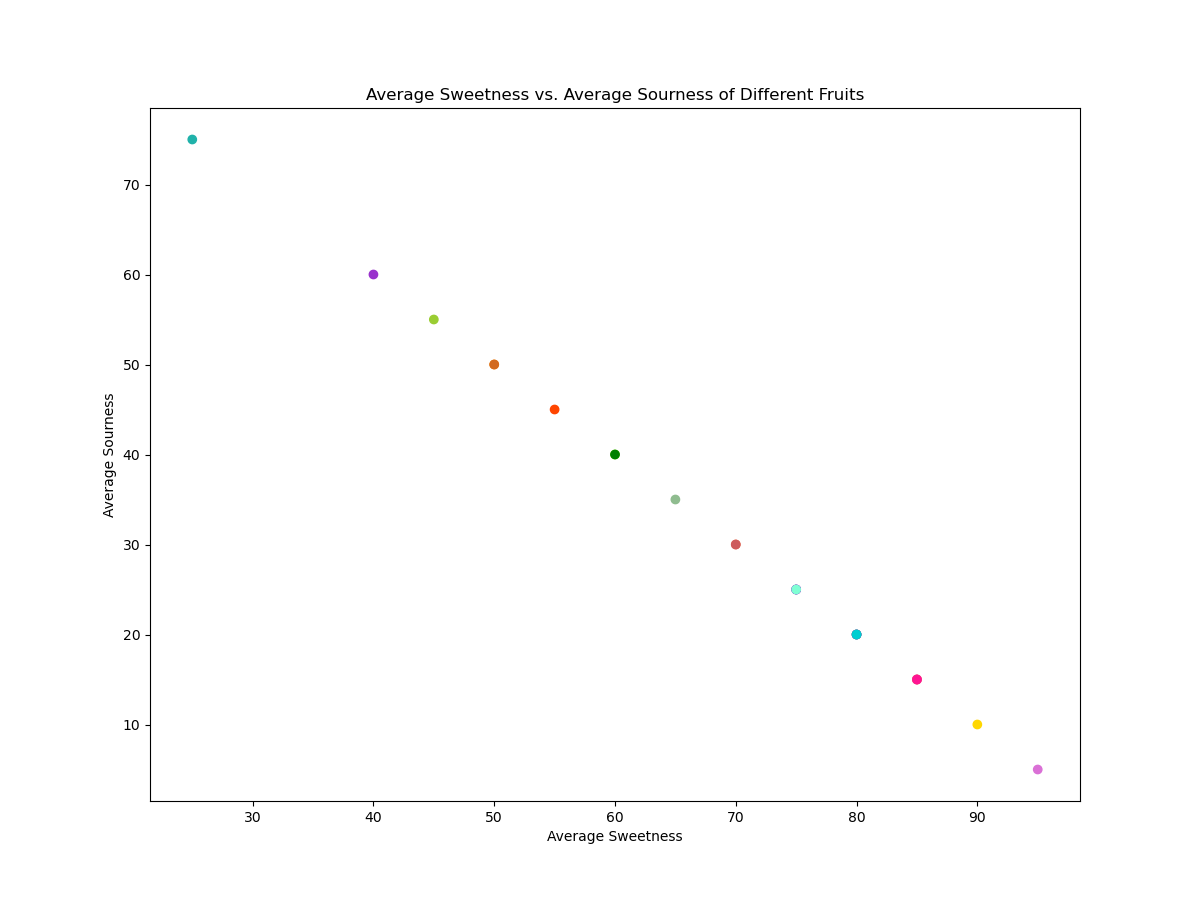

Reproduce this figure in Python.

import matplotlib.pyplot as plt

# Data
fruit = ["Apple", "Banana", "Cherry", "Date", "Elderberry", 
         "Fig", "Grapefruit", "Honeydew", "Indian Fig", "Jackfruit", 
         "Kiwi", "Lemon", "Mango", "Nectarine", "Orange", 
         "Papaya", "Quince", "Raspberry", "Strawberry", "Tangerine", 
         "Ugli Fruit", "Watermelon"]
sweetness = [70, 90, 85, 80, 75, 65, 50, 60, 55, 95, 60, 25, 85, 75, 80, 70, 50, 45, 75, 85, 40, 80]
sourness = [30, 10, 15, 20, 25, 35, 50, 40, 45, 5, 40, 75, 15, 25, 20, 30, 50, 55, 25, 15, 60, 20]

# Create figure and axis objects
fig, ax = plt.subplots(figsize=(12, 9))

# Scatter plot
ax.scatter(sweetness, sourness, color=["#FF7F50", "#FFD700", "#DC143C", "#8B0000", "#4B0082", 
                                       "#8FBC8F", "#FF8C00", "#ADFF2F", "#FF4500", "#DA70D6", 
                                       "#008000", "#20B2AA", "#F08080", "#8A2BE2", "#4169E1", 
                                       "#CD5C5C", "#D2691E", "#9ACD32", "#7FFFD4", "#FF1493", 
                                       "#9932CC", "#00CED1"])

# Title and labels
plt.title('Average Sweetness vs. Average Sourness of Different Fruits')
plt.xlabel('Average Sweetness')
plt.ylabel('Average Sourness')

# Show plot
plt.show()
